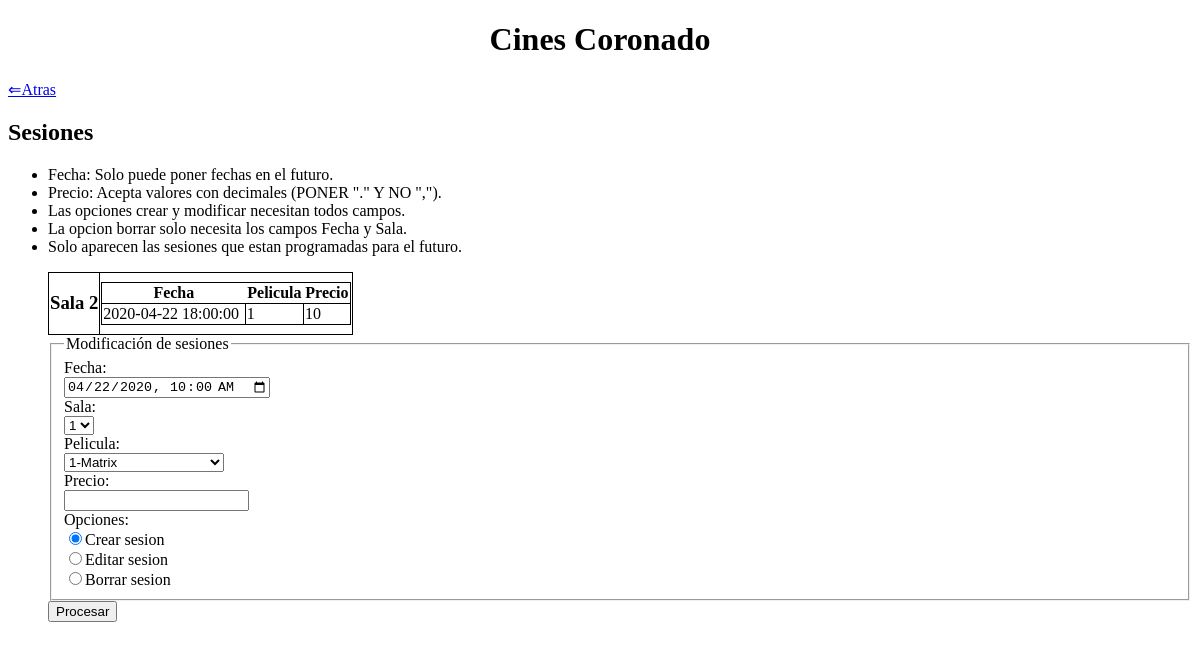
The app's page /sesiones.php, older data.
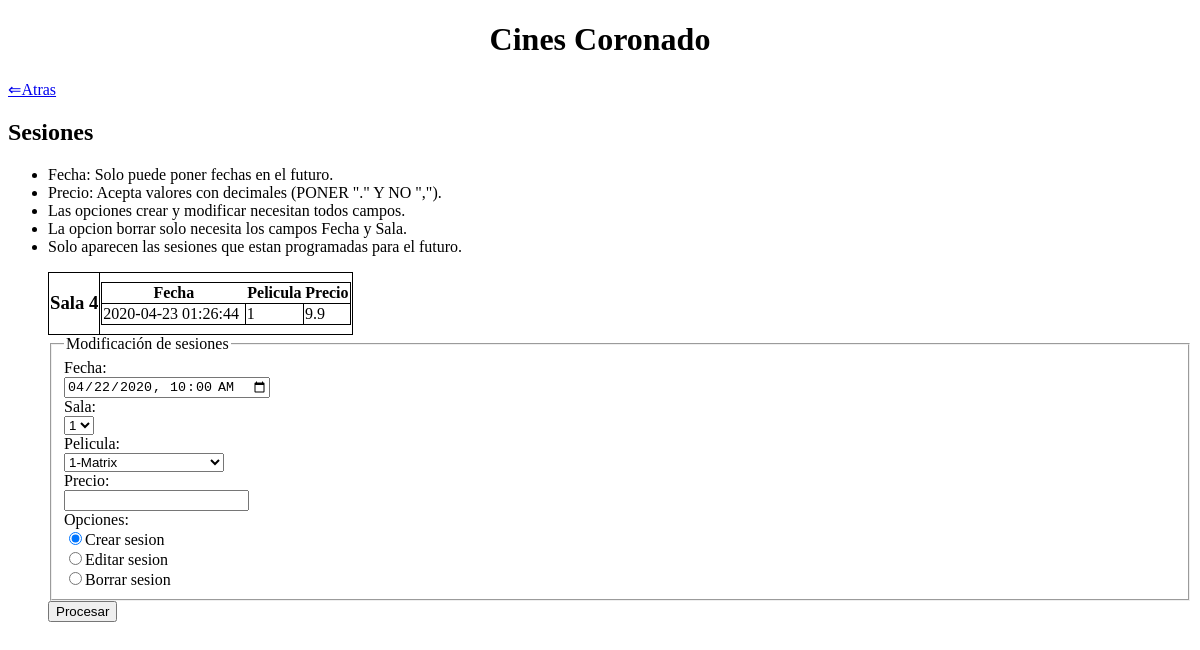
The same page, newer data.
### tables this page shows
CREATE TABLE `sesion` (
  `fecha` datetime NOT NULL,
  `id_sala` int(11) NOT NULL,
  `id_peli` int(11) NOT NULL,
  `precio` float NOT NULL
);

### includes/DAOs/DAO.php (called while the page is built, shortened)
<?php
class DAO {
    private $mysqli = null;
    public function __construct(){
        if(!$this->mysqli){
            $this->mysqli = new mysqli("localhost", "root", "", "cine_php");
        }
    }
    protected function consultar($sql){
        if ($sql != "") {
            $consulta = $this->mysqli->query($sql) or die ($this->mysqli->error. " en la línea ".(__LINE__-1));
            $tablaDatos = array();
            if (substr($sql, 0, 6) == "SELECT") {
                if ($consulta) {
                    while ($fila = mysqli_fetch_assoc($consulta)){
                        array_push($tablaDatos, $fila);
                    }
                }
            }
            return $tablaDatos;
        }
        else {
            return 0;
        }
    }
}
?>

### includes/controller.php (called while the page is built, shortened)
<?php
require_once(__DIR__ . '/DAOs/sesionesDAO.php');
class controller{
    private $sesionDAO;
    private static $instance = null;
    public function __construct(){
        $this->sesionDAO = new sesionesDAO();
    }
     public static function getInstance() {
        if (null === self::$instance) {
            self::$instance = new self();
        }
        return self::$instance;
    }
    public function selectSesion($col = "", $cond = ""){
        return $this->sesionDAO->select($col, $cond);
    }
}

### includes/config.php (called while the page is built, shortened)
<?php
require_once __DIR__.'/controller.php';
$ctrl = controller::getInstance();
?>

### includes/DAOs/sesionesDAO.php (called while the page is built, shortened)
<?php
require_once(__DIR__.'/DAO.php');
class sesionesDAO extends DAO
{
    public function select($col, $cond){
        $query = "";
        if ($col == "") {
            $col = "*";
        }
        if ($cond == "") {
            $query = "SELECT ".$col." FROM sesion";
        }
        else {
            $query = "SELECT ".$col." FROM sesion WHERE ".$cond;
        }
        return $this->consultar($query);
    }
}
?>

### sesiones.php (the view, shortened to what the changed rows need)
<?php
	require_once 'includes/config.php';
?>
<!DOCTYPE html>
<html>
<head>
</head>
<body>
	<h1 align="center">Cines Coronado</h1>
	<h2>Sesiones</h2>
	<?php
    echo '<ul>';
    $arr = $ctrl->selectSesion('',"fecha > '".date("Y-m-d H:i:s", time())."' ORDER BY id_peli");
    if (count($arr) > 0) {
        $last_sala = $arr[0]['id_sala'];
    }
    $i = 0;
    $j = 0;
    echo '<table>';
    while ($i < count($arr)) {
        echo '<tr>';
    	    echo '<th>';
                echo '<h3>'."Sala ".$arr[$i]['id_sala'] . '</h3>';
            echo '</th>';
            echo '<td>';
                echo
                '<table>
                <tr> <th>Fecha</th> <th>Pelicula</th> <th>Precio</th> </tr>';
                while ($j < count($arr) && $last_sala == $arr[$j]['id_sala']) {
                    echo
                    '<tr>
            	    <td>'.$arr[$j]['fecha'].'</td>
            	    <td>'.$arr[$j]['id_peli'].'</td>
                    <td>'.$arr[$j]['precio'].'</td>
            	    </tr>';
                    $last_sala = $arr[$j]['id_sala'];
                    $j++;
                }
                echo '</table>';
            echo '</td>';
        echo '</tr>';
        $i=$j;
    }
    echo '</table>';
    ?>
</body>
</html>

Row changes from the older to the newer data that the page shows:
removed sesion: id_sala "2", fecha "2020-04-22 18:00:00", id_peli "1", precio "10"
added sesion: id_sala "4", fecha "2020-04-23 01:26:44", id_peli "1", precio "9.9"
